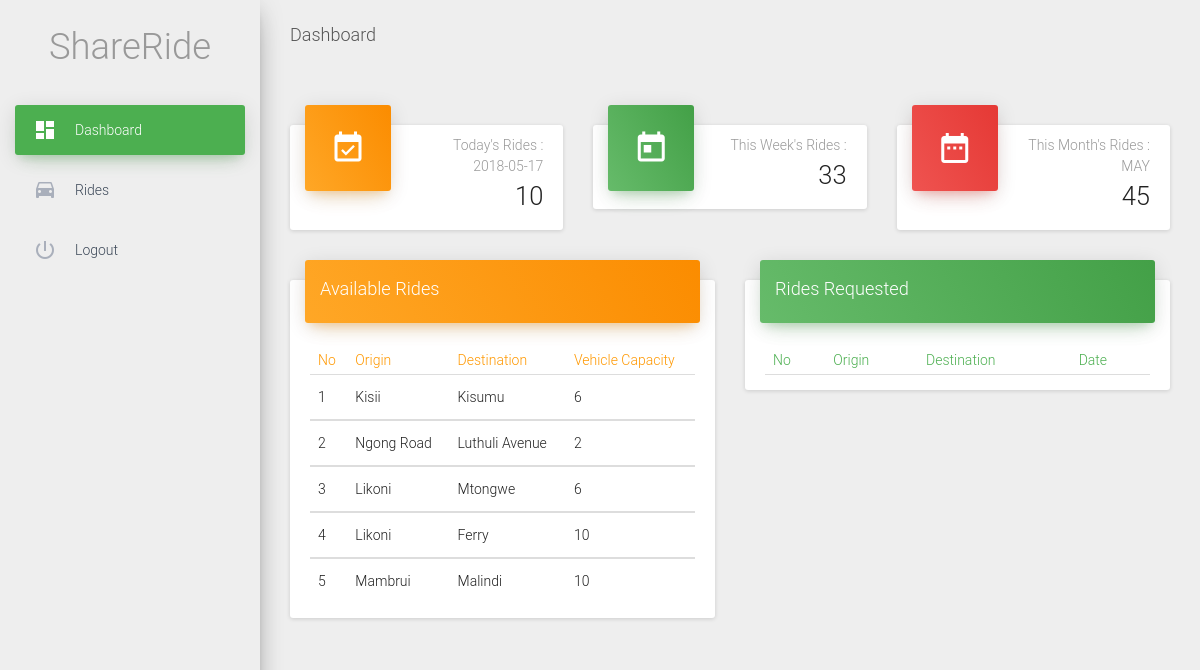
Screenshot of /app/dashboard (signed in) with the database file from the repository.
### tables this page shows
CREATE TABLE `rides` (
  `id` int(6) NOT NULL,
  `username` varchar(20) NOT NULL,
  `email` varchar(20) NOT NULL,
  `origin` varchar(50) NOT NULL,
  `destination` varchar(50) NOT NULL,
  `capacity` int(4) NOT NULL,
  `status` varchar(20) NOT NULL,
  `date` varchar(50) NOT NULL
);

### app/dashboard/index.php (the view, shortened to what this page needs)
<?php
require_once("../incs/conn.php");
$today = date('Y-m-d');
$month = date('F');
$month = strtoupper($month);
$sql = "SELECT * FROM rides WHERE date='".$today."'";
if($query = mysqli_query($dbc,$sql))
{
    $num = mysqli_num_rows($query);
}
?>
<!doctype html>
<html lang="en">
<head>
    <link href="../../assets/css/bootstrap.min.css" rel="stylesheet" />
    <link href="../../assets/css/material-dashboard.css?v=1.2.0" rel="stylesheet" />
    <link href='../../assets/icons/MaterialIcons.css' rel='stylesheet' type='text/css'>
</head>
<body>
    <div class="wrapper">
        <div class="sidebar" data-color="green">
            <div class="">
                <a href="" class="simple-text">
                    <h2 class="text-gray text-center">ShareRide</h2>
                </a>
            </div>
            <div class="sidebar-wrapper">
                <ul class="nav">
                    <li class="active">
                        <a href="">
                            <i class="material-icons">dashboard</i>
                            <p>Dashboard</p>
                        </a>
                    </li>
                    <li>
                        <a href="../rides">
                            <i class="material-icons">time_to_leave</i>
                            <p>Rides</p>
                        </a>
                    </li>
                    <li>
                        <a href="../functions/logout.php">
                            <i class="material-icons">power_settings_new</i>
                            <p>Logout</p>
                        </a>
                    </li>
                </ul>
            </div>
        </div>
        <div class="main-panel">
            <nav class="navbar navbar-transparent navbar-absolute">
                <div class="container-fluid">
                    <div class="navbar-header">
                        <a class="navbar-brand" href="#"> Dashboard</a>
                    </div>
                </div>
            </nav>
            <div class="content">
                <div class="container-fluid">
                    <div class="row">
                        <div class="col-lg-4 col-md-6 col-sm-6">
                            <div class="card card-stats">
                                <div class="card-header" data-background-color="orange">
                                    <i class="material-icons">event_available</i>
                                </div>
                                <div class="card-content">
                                    <p class="category">Today's Rides :<br/> <?php echo $today; ?></p>
                                    <h3 class="title"><?php echo $num; ?></h3>
                                </div>
                            </div>
                        </div>
                        <div class="col-lg-4 col-md-6 col-sm-6">
                            <div class="card card-stats">
                                <div class="card-header" data-background-color="green">
                                    <i class="material-icons">today</i>
                                </div>
                                <div class="card-content">
                                    <p class="category">This Week's Rides : <br/> </p>
                                    <h3 class="title">33</h3>
                                </div>
                            </div>
                        </div>
                        <div class="col-lg-4 col-md-6 col-sm-6">
                            <div class="card card-stats">
                                <div class="card-header" data-background-color="red">
                                    <i class="material-icons">date_range</i>
                                </div>
                                <div class="card-content">
                                    <p class="category">This Month's Rides :<br/> <?php echo $month; ?></p>
                                    <h3 class="title">45</h3>
                                </div>
                            </div>
                        </div>
                    </div>
                    <div class="row">
                        <div class="col-lg-6 col-md-12">
                            <div class="card">
                                <div class="card-header" data-background-color="orange">
                                    <h4 class="title">Available Rides</h4>
                                </div>
                                <div class="card-content table-responsive">
                                    <?php
                                    $sql = "SELECT * FROM rides ORDER BY id DESC LIMIT 5";
                                    $query = mysqli_query($dbc,$sql) or die ("Failed to execute");
                                    $num = 1;
                                    ?>
                                    <table class="table table-hover">
                                        <thead class="text-warning">
                                            <th>No</th>
                                            <th>Origin</th>
                                            <th>Destination</th>
                                            <th>Vehicle Capacity</th>
                                        </thead>
                                        <?php
                                        while($row = mysqli_fetch_array($query))
                                        {
                                            ?>
                                        <tbody>
                                            <tr>
                                                <td><?php echo $num++ ;?></td>
                                                <td><?php echo $row['origin'];?></td>
                                                <td><?php echo $row['destination'];?></td>
                                                <td><?php echo $row['capacity'];?></td>
                                            </tr>
                                        </tbody>
                                            <?php
                                        }
                                        ?>
                                    </table>
                                </div>
                            </div>
                        </div>
                        <div class="col-lg-6 col-md-12">
                            <div class="card">
                                <div class="card-header" data-background-color="green">
                                    <h4 class="title">Rides Requested</h4>
                                </div>
                                <div class="card-content table-responsive">
                                    <table class="table table-hover">
                                        <thead class="text-success">
                                            <th>No</th>
                                            <th>Origin</th>
                                            <th>Destination</th>
                                            <th>Date</th>
                                        </thead>
                                    </table>
                                </div>
                            </div>
                        </div>
                    </div>
                </div>
            </div>
        </div>
    </div>
</body>
</html>

### rows the page displays
rides: origin "Kisii", destination "Kisumu", capacity "6"
rides: origin "Ngong Road", destination "Luthuli Avenue", capacity "2"
rides: origin "Likoni", destination "Mtongwe", capacity "6"
rides: origin "Likoni", destination "Ferry", capacity "10"
rides: origin "Mambrui", destination "Malindi", capacity "10"

### other values shown
$num "10"
$month "MAY"
